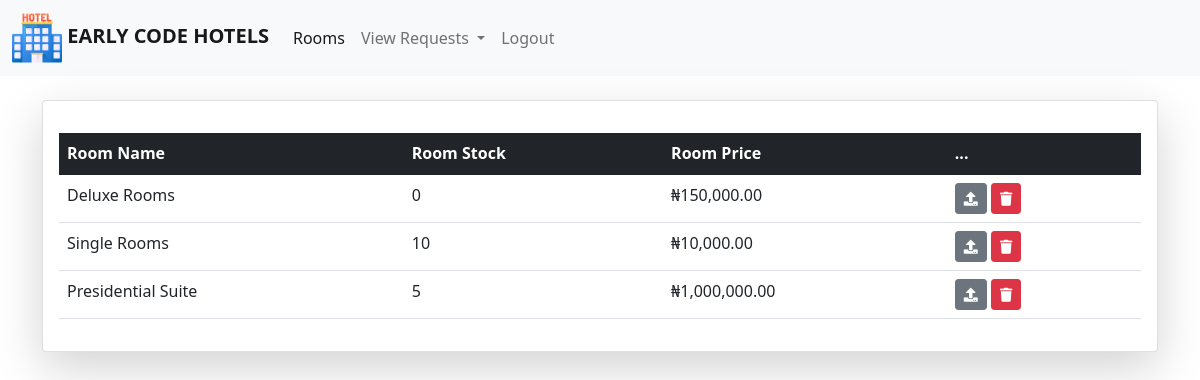
The page /tunnel/rooms.php (signed in) on the database as committed earlier.
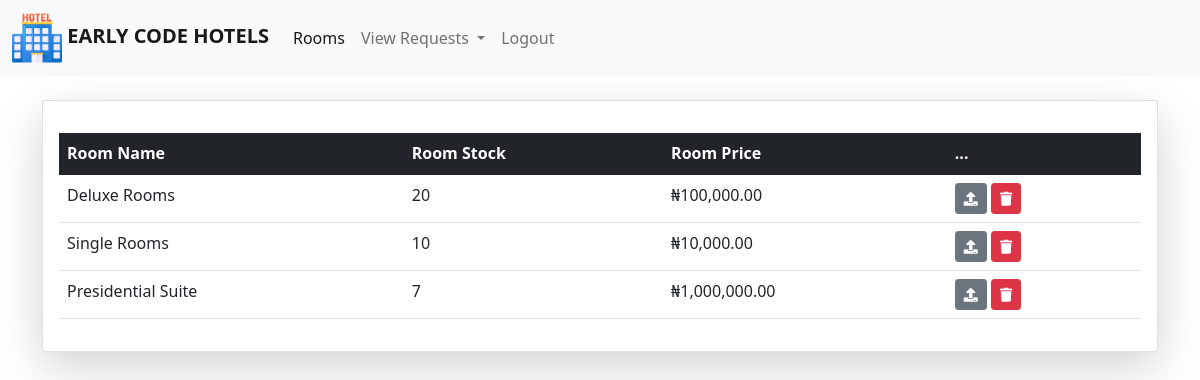
The same page on the database as committed later.
### tables this page shows
CREATE TABLE `rooms` (
  `id` int(11) NOT NULL,
  `room_name` varchar(100) NOT NULL,
  `room_stock` varchar(10) NOT NULL,
  `price` varchar(100) NOT NULL,
  `date_created` date NOT NULL
);

### tunnel/rooms.php (the view, shortened to what this page needs)
<?php
    include '../assets/config/dbcon.php';
    include '../assets/includes/headers.php';
?>
<body>
<?php include '../assets/includes/dashboard-nav.php'; ?>
<section class="mt-3">
<div class="container">
<div class="card mx-auto p-3 mt-4 shadow-lg">
         <div class="table-responsive mt-3">
            <table class="table table-hover">
              <thead class="table-dark">
                <tr>
                  <th scope="col">Room Name</th>
                  <th scope="col">Room Stock</th>
                  <th scope="col">Room Price</th>
                  <th scope="col">...</th>
                </tr>
              </thead>
              <tbody>
                <?php
                  $sql = "SELECT * FROM rooms";
                  $query = mysqli_query($connectDB,$sql);
                  while ($row = mysqli_fetch_assoc($query)) {
                ?>
                <tr>
                  <td><?php echo $row['room_name']; ?></td>
                  <td><?php echo $row['room_stock']; ?></td>
                  <td><?php echo "₦".number_format($row['price'],2,'.',','); ?></td>
                  <td>
                    <a href="update?q=<?php echo $row['id']; ?>&name=<?php echo $row['room_name']; ?>" class="btn btn-secondary btn-sm">
                      <i class="fas fa-upload"></i>
                    </a>
                    <a href="" class="btn btn-danger btn-sm">
                      <i class="fas fa-trash"></i>
                    </a>
                  </td>
                </tr>
                <?php } ?>
              </tbody>
            </table>
         </div>
       </div>
</div>
</section>
</body>
</html>

Rows that differ between the two databases and show on the page:
changed rooms "Deluxe Rooms": room_stock "0" → "20"; price "150,000.00" → "100,000.00"
changed rooms "Presidential Suite": room_stock "5" → "7"
